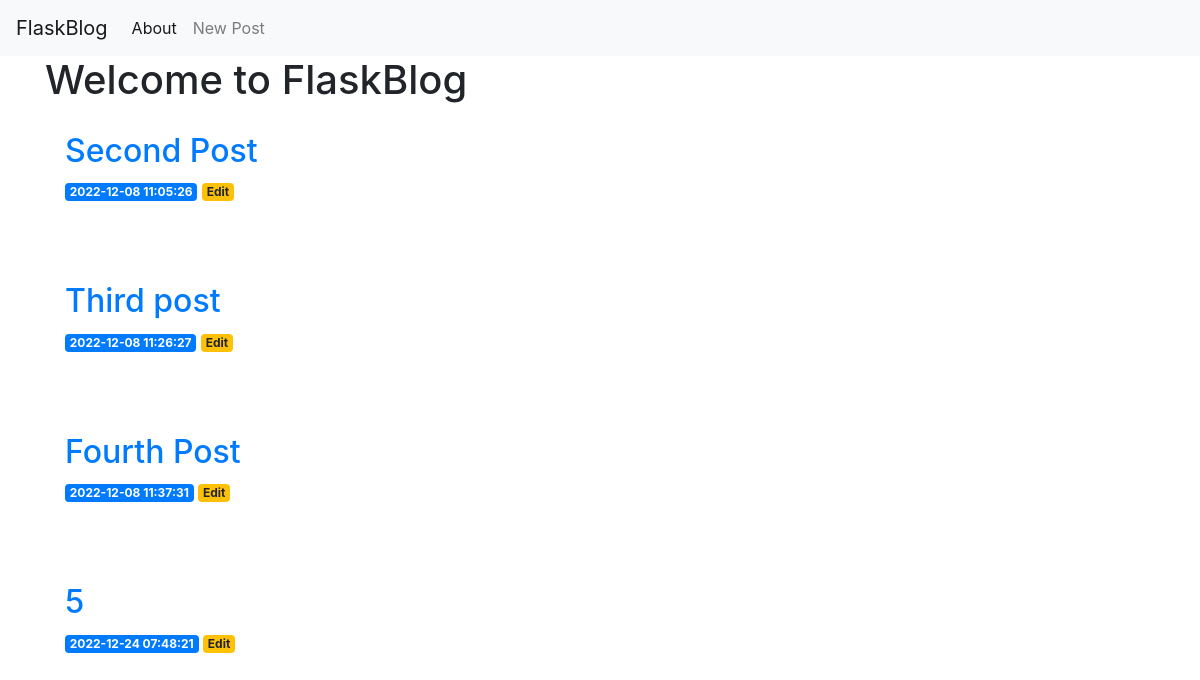
The page / on the database its author committed.
### tables this page shows
CREATE TABLE posts (
    id INTEGER PRIMARY KEY AUTOINCREMENT,
    created TIMESTAMP NOT NULL DEFAULT CURRENT_TIMESTAMP,
    title TEXT NOT NULL,
    content TEXT NOT NULL
);

### app.py (the view)
@app.route('/')
def index():
    conn = get_db_connection()
    posts = conn.execute('SELECT * FROM posts').fetchall()
    conn.close()
    return render_template('index.html', posts=posts)

### app.py (called while the page is built)
def get_db_connection():
    conn = sqlite3.connect('database.db')
    conn.row_factory = sqlite3.Row
    return conn

### templates/index.html
{% extends 'base.html' %}
{% block content %}
    <h1>{% block title %} Welcome to FlaskBlog {% endblock %}</h1>
    {% for post in posts %}
    <div class="post">
        <a href="{{ url_for('post', post_id=post['id']) }}">
            <h2>{{ post['title'] }}</h2>
        </a>
        <span class="badge badge-primary">{{ post['created'] }}</span>
        <a href="{{ url_for('edit', id=post['id']) }}">
            <span class="badge badge-warning">Edit</span>
        </a>
    </div>
    {% endfor %}
{% endblock %}

### templates/base.html (shortened to what this page needs)
<!doctype html>
<html lang="en">
    <head>
        <link rel="stylesheet" href="https://stackpath.bootstrapcdn.com/bootstrap/4.3.1/css/bootstrap.min.css">
        <link rel="stylesheet" href="{{ url_for('static', filename= 'css/style.css') }}">
    </head>
    <body>
        <nav class="navbar navbar-expand-md navbar-light bg-light">
            <a class="navbar-brand" href="{{ url_for('index')}}">FlaskBlog</a>
            <div class="collapse navbar-collapse" id="navbarNav">
                <ul class="navbar-nav">
                <li class="nav-item active">
                    <a class="nav-link" href="#">About</a>
                </li>
                <li class="nav-item">
                    <a class="nav-link" href="{{url_for('create')}}">New Post</a>
                </li>
                </ul>
            </div>
        </nav>
        <div class="container">
            {% block content %} {% endblock %}
        </div>
    </body>
</html>

### static/css/style.css (style rules this page uses)
.post { padding: 20px; margin-bottom: 40px; }

### rows shown on the page
posts: title "Second Post", created "2022-12-08 11:05:26"
posts: title "Third post", created "2022-12-08 11:26:27"
posts: title "Fourth Post", created "2022-12-08 11:37:31"
posts: title "5", created "2022-12-24 07:48:21"
